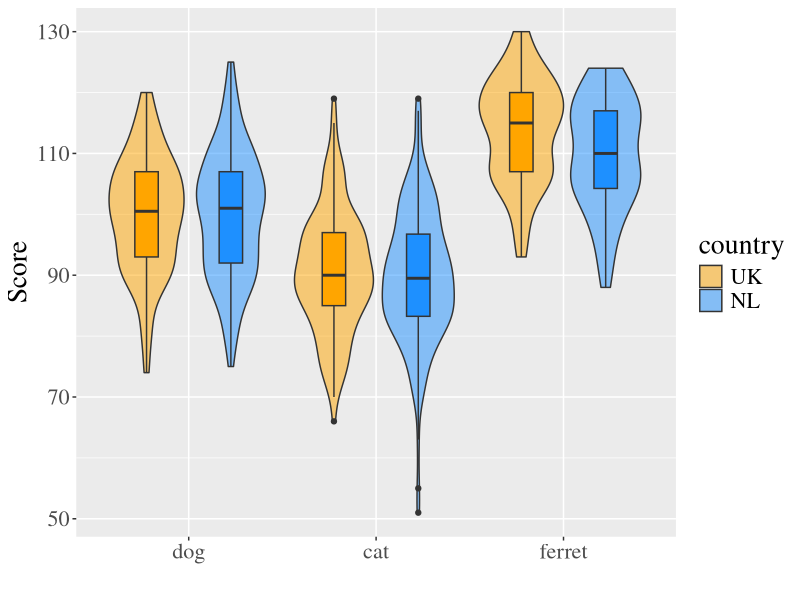

Here is the R script that generated this plot:
## ---- chunk 1
library(tidyverse)
# library(babynames)
## ---- chunk 2
# data(package = "babynames")
pets = readr::read_csv('data/pets.csv', col_types = "cffiid")

View(pets)
## ---- chunk 3

# analysis
cat_weight <- filter(pets, pet == "cat") %>% pull(weight)
ferret_weight <- filter(pets, pet == "ferret") %>% pull(weight)
weight_test <- t.test(cat_weight, ferret_weight)

# round individual values you want to report
t <- weight_test$statistic %>% round(2)
df <- weight_test$parameter %>% round(1)
p <- weight_test$p.value %>% round(3)
## ---- chunk 4
summary_table <- pets %>%
  group_by(pet) %>%
  summarise(
    n = n(),
    mean_weight = mean(weight),
    mean_score = mean(score)
  )

# print
summary_table
## ---- chunk 5
ggplot(pets, aes(pet, score, fill = country)) +
  geom_violin(alpha = 0.5) +
  geom_boxplot(width = 0.25, 
               position = position_dodge(width = 0.9),
               show.legend = FALSE) +
  scale_fill_manual(values = c("orange", "dodgerblue")) +
  labs(x = "", y = "Score") +
  theme(text = element_text(size = 20, family = "Times"))


